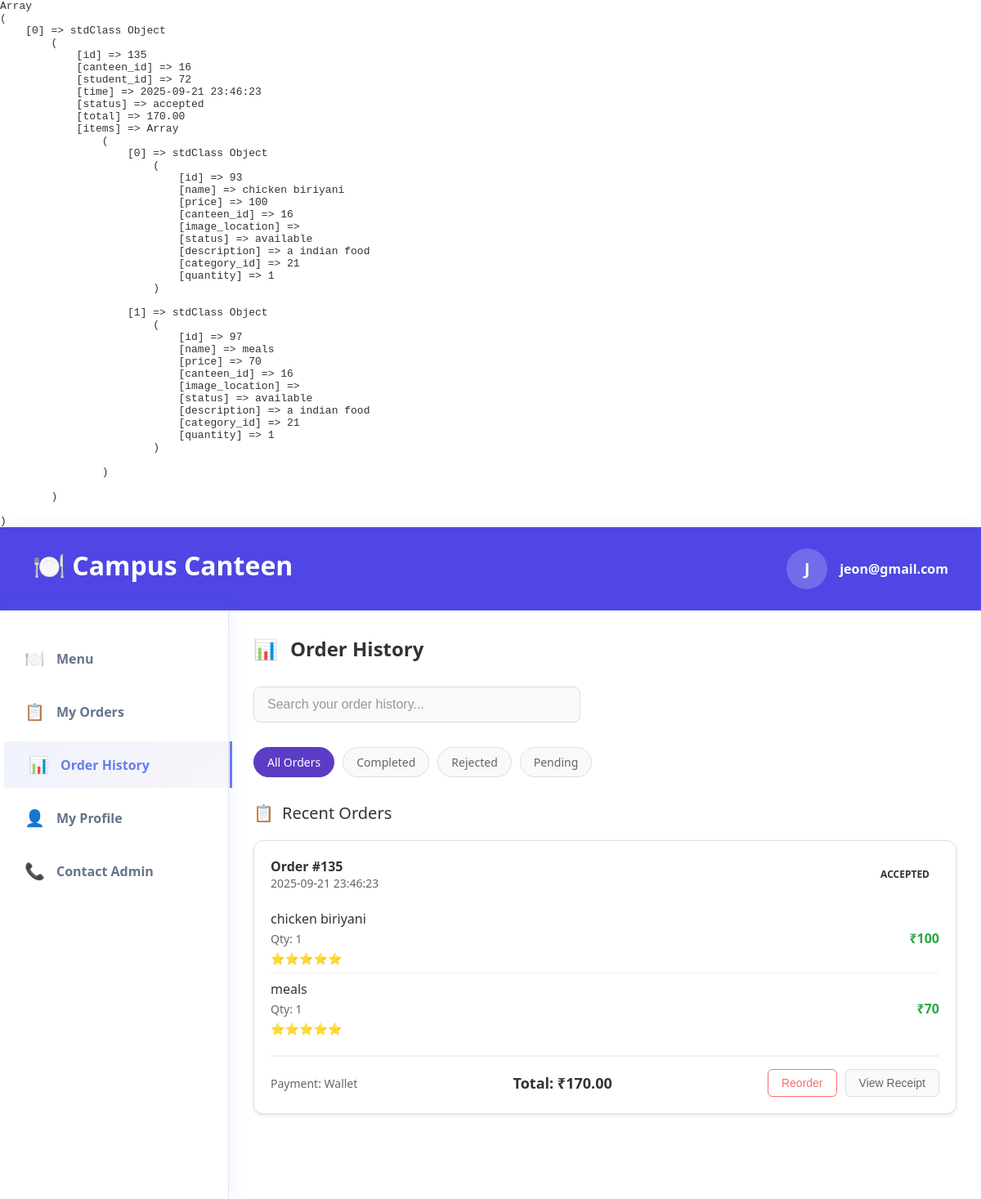
Screenshot of /public/students/history (signed in) with the database file from the repository.
### tables this page shows
CREATE TABLE `orders` (
  `id` int NOT NULL,
  `canteen_id` int NOT NULL,
  `student_id` int NOT NULL,
  `time` datetime DEFAULT CURRENT_TIMESTAMP,
  `status` enum('pending','accepted','completed','rejected','ready') NOT NULL DEFAULT 'pending',
  `total` decimal(10,2) NOT NULL DEFAULT '0.00'
);

CREATE TABLE `items` (
  `id` int NOT NULL,
  `name` varchar(50) DEFAULT NULL,
  `price` decimal(5,0) NOT NULL,
  `canteen_id` int DEFAULT NULL,
  `image_location` varchar(255) DEFAULT NULL,
  `status` enum('available','unavailable') NOT NULL DEFAULT 'available',
  `description` text NOT NULL,
  `category_id` int DEFAULT NULL
);

### app/controllers/Students.php (called while the page is built, shortened)
<?php
class Students extends Controller
{
    public function history()
    {
        $order = new Orders;
        $order_item = new Order_items;
        $item = new Items;
        $data = [];
        $orders = $order->where(['student_id' => STUDENT_ID], ['status' => "pending"]);
        if ($orders) {
            foreach ($orders as $order) {
                $order_items = $order_item->where(['order_id' => $order->id]);
                $items = [];
                $i = 0;
                foreach ($order_items as $row) {
                    $items[] = $item->first(['id' => $row->item_id]);
                    $items[$i]->quantity = $row->quantity;
                    $i++;
                }
                $order->items = $items;
            }
            $data['orders'] = $orders;
        }
        $this->view('students/order_history', $data);
    }
}

### app/core/App.php (called while the page is built, shortened)
<?php
class App
{
    private $method = 'index';
    private function splitURL()
    {
        $URL = $_GET['url'] ?? 'home';
        $URL = explode("/", trim($URL, "/"));
        return $URL;
    }
    public function loadController()
    {
        $URL = $this->splitURL();
        $filename = "../app/controllers/" . ucfirst($URL[0]) . ".php";
        if (file_exists($filename)) {
            unset($URL[0]);
        } else {
            $filename = "../app/controllers/_404.php";
            if (file_exists($filename)) {
                require $filename;
                $this->controller = "_404";
            }
        }
        $controller = new $this->controller();
        if (!empty($URL[1])) {
            if (method_exists($controller, $URL[1])) {
                $this->method = $URL[1];
                unset($URL[1]);
            }
        }
        call_user_func_array([$controller, $this->method], $URL);
    }
}

### public/index.php (called while the page is built, shortened)
<?php
require "../app/core/init.php";
$app = new App;
$app->loadController();

### app/core/Database.php (called while the page is built, shortened)
<?php
trait Database
{
    private function connect()
    {
        $string = "mysql:hostname=" . DBHOST . ";dbname=" . DBNAME;
        $con = new PDO($string, DBUSER, DBPASS);
        $con->setAttribute(PDO::ATTR_ERRMODE, PDO::ERRMODE_EXCEPTION);
        return $con;
    }
    public function query($query, $data = [], $returnInsertId = false)
    {
        $con = $this->connect();
        $stm = $con->prepare($query);
        $check  = $stm->execute($data);
        if ($check) {
            $result = $stm->fetchAll(PDO::FETCH_OBJ);
            if (is_array($result) && count($result)) {
                return $result;
            }
        }
        return false;
    }
}

### app/core/Model.php (called while the page is built, shortened)
<?php
trait Model
{
    protected $limit = 10;
    protected $offset = 0;
    protected $order_type = "desc";
    protected $order_column = "id";
    public function where($data, $data_not = [], $limit = '', $custom = '', $order_by = '', $order_type = '')
    {
        $keys = array_keys($data);
        $keys_not = array_keys($data_not);
        $query = "select * from $this->table where ";
        foreach ($keys as $key) {
            $query .= $key . " = :" . $key . " AND ";
        }
        foreach ($keys_not as $key) {
            $query .= $key . " != :" . $key . " AND ";
        }
        $query = trim($query, " AND ");
        $query .= " order by $this->order_column $this->order_type ";
        $data = array_merge($data, $data_not);
        return $this->query($query, $data);
    }
    public function first($data, $data_not = [])
    {
        $keys = array_keys($data);
        $query = "select * from $this->table where ";
        foreach ($keys as $key) {
            $query .= $key . " = :" . $key . " AND ";
        }
        $query = trim($query, " AND ");
        $query .= " limit $this->limit offset $this->offset ";
        $data = array_merge($data, $data_not);
        $result = $this->query($query, $data);
        if ($result) {
            return $result[0];
        }
    }
}

### app/core/init.php (called while the page is built, shortened)
<?php
spl_autoload_register(function ($classname) {
    $filename = "../app/models/" . ucfirst($classname) . ".php";
});
require 'functions.php';
require 'Database.php';
require 'Model.php';
require 'App.php';

### app/views/students/order_history.view.php (the view, shortened to what this page needs)
<!DOCTYPE html>
<html lang="en">
<head>
    <link rel="stylesheet" href="<?= ROOT ?>assets/css/student-general.css">
    <link rel="stylesheet" href="<?= ROOT ?>assets/css/order-history.css">
</head>
<body>
    <?php require 'header.view.php' ?>
    <div class="container">
        <?php
        require 'sidebar.view.php';
        ?>
        <div class="main-content">
            <div class="page-header">
                <h2>Order History</h2>
            </div>
            <div class="search-bar">
                <input type="text" placeholder="Search your order history...">
            </div>
            <div class="filter-tabs">
                <div data-status="" class="filter-tab active">All Orders</div>
                <div data-status="completed" class="filter-tab">Completed</div>
                <div data-status="rejected" class="filter-tab">Rejected</div>
                <div data-status="pending" class="filter-tab">Pending</div>
            </div>
            <div class="history-section">
                <div class="section-title">Recent Orders</div>
                <?php if (!empty($orders)): ?>
                    <?php foreach ($orders as $order): ?>
                        <div class="order-card">
                            <div class="order-header">
                                <div>
                                    <div class="order-id">Order #<?= $order->id ?></div>
                                    <div class="order-date"><?= $order->time ?></div>
                                </div>
                                <div class="order-status status-<?= $order->status ?>"><?= $order->status ?></div>
                            </div>
                            <div class="order-items">
                                <?php foreach ($order->items as $item): ?>
                                    <div class="order-item">
                                        <div class="item-details">
                                            <div class="item-name"><?= $item->name ?></div>
                                            <div class="item-specs">Qty: <?= $item->quantity ?> </div>
                                            <div class="rating-stars">⭐⭐⭐⭐⭐</div>
                                        </div>
                                        <div class="item-price">₹<?= $item->price ?></div>
                                    </div>
                                <?php endforeach; ?>
                            </div>
                            <div class="order-footer">
                                <div class="order-info">
                                    <div>Payment: Wallet</div>
                                </div>
                                <div class="order-total">Total: ₹<?= $order->total ?></div>
                                <div class="order-actions">
                                    <button class="btn btn-outline">Reorder</button>
                                    <button class="btn btn-secondary">View Receipt</button>
                                </div>
                            </div>
                        </div>
                    <?php endforeach; ?>
                <?php endif; ?>
            </div>
        </div>
    </div>
</body>
</html>

### public/assets/css/student-general.css (style rules this page uses)
* { margin: 0; padding: 0; box-sizing: border-box; }
body { font-family: "Segoe UI", Tahoma, Geneva, Verdana, sans-serif; min-height: 100vh; color: #333; overflow-x: hidden; }
.container { display: flex; margin: 0 auto; background-color: white; min-height: calc(100vh - 80px); }
.main-content { flex: 1; padding: 30px; }
.page-header { display: flex; align-items: center; gap: 15px; margin-bottom: 30px; }
.page-header h2 { font-size: 24px; color: #333; }
.page-header::before { content: "📊"; font-size: 24px; }
.search-bar { margin-bottom: 30px; }
.search-bar input { width: 100%; max-width: 400px; padding: 12px 16px; border: 1px solid #ddd; border-radius: 8px; font-size: 16px; background-color: #f8f9fa; }
.search-bar input::placeholder { color: #999; }
.section-title { font-size: 20px; color: #333; margin-bottom: 20px; display: flex; align-items: center; gap: 10px; }
.section-title::before { content: "📋"; font-size: 20px; }
.order-card { background-color: #fff; border: 1px solid #e0e0e0; border-radius: 12px; padding: 20px; margin-bottom: 20px; box-shadow: 0 2px 4px rgba(0, 0, 0, 0.1); transition: transform 0.2s ease, box-shadow 0.2s ease; }
.order-header { display: flex; justify-content: space-between; align-items: center; margin-bottom: 15px; }
.order-id { font-weight: bold; color: #333; font-size: 16px; }
.order-status { padding: 4px 12px; border-radius: 16px; font-size: 12px; font-weight: bold; text-transform: uppercase; }
.order-items { margin-bottom: 15px; }
.order-item { display: flex; justify-content: space-between; align-items: center; padding: 8px 0; border-bottom: 1px solid #f0f0f0; }
.order-item:last-child { border-bottom: none; }
.item-details { flex: 1; }
.item-name { font-weight: 500; color: #333; margin-bottom: 4px; }
.item-specs { font-size: 14px; color: #666; }
.item-price { font-weight: bold; color: #28a745; font-size: 16px; }
.order-footer { display: flex; justify-content: space-between; align-items: center; padding-top: 15px; border-top: 2px solid #f0f0f0; }
.order-info { font-size: 14px; color: #666; }
.order-total { font-weight: bold; color: #333; font-size: 18px; }
.order-actions { display: flex; gap: 10px; }
.btn { padding: 8px 16px; border: none; border-radius: 6px; font-size: 14px; cursor: pointer; transition: all 0.3s ease; }
.btn-secondary { background-color: #f8f9fa; color: #666; border: 1px solid #ddd; }

### public/assets/css/order-history.css (style rules this page uses)
.filter-tabs { display: flex; gap: 10px; margin-bottom: 30px; }
.filter-tab { padding: 8px 16px; border: 1px solid #ddd; border-radius: 20px; background-color: #f8f9fa; color: #666; cursor: pointer; transition: all 0.3s ease; font-size: 14px; }
.filter-tab.active { background-color: #5B3CC4; color: white; border-color: #5B3CC4; }
.history-section { background-color: white; }
.order-date { color: #666; font-size: 14px; }
.btn-outline { background-color: transparent; color: #ff6b6b; border: 1px solid #ff6b6b; }
.rating-stars { color: #ffc107; font-size: 14px; margin-top: 5px; }

### rows the page displays
orders: id "135", time "2025-09-21 23:46:23", status "ACCEPTED", total "170.00"
items: name "chicken biriyani", quantity "1", price "100"
items: name "meals", quantity "1", price "70"

### other values shown
$_SESSION['STUDENT']->email[0] "J"
$_SESSION['STUDENT']->email "jeon@gmail.com"
